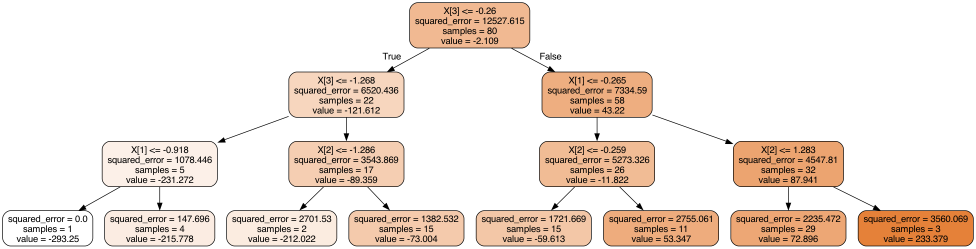
#> input picture decision-tree/regressor/tree_reg.png, 1952 x 497 px (shown at 1/2 size)
$ jupyter execute decision-tree.ipynb   (shell and % lines are left out)
#> lines starting #> are read from the running program, lines starting #| are printed output that depends on the picture
# Imports

[cell 1]
import numpy as np
import matplotlib.pyplot as plt
import cv2
from sklearn.datasets import make_regression
from sklearn.model_selection import train_test_split
from sklearn.tree import DecisionTreeRegressor , export_graphviz
from sklearn.metrics import mean_squared_error

from six import StringIO

[cell 2]
X, y = make_regression(n_features=4, random_state=0)

[cell 3]
X_train, X_test, y_train, y_test = train_test_split(X,y,train_size=0.8, random_state=0)

[cell 4]
# definition
model = DecisionTreeRegressor(random_state=0)

# training
model.fit( X_train, y_train )

# performance
y_pred = model.predict( X_test )

[cell 5]
mse = mean_squared_error( y_test, y_pred)
rmse = np.sqrt(mse)

[cell 6]
# Export

dor_data = StringIO

export_graphviz(
    model,
    out_file='tree_reg.dot',
    rounded=True,
    filled=True
    )

[cell 7]
img = cv2.imread('tree_reg.png')
#> img is the input picture: shape (497, 1952, 3); mean B, G, R 221.9, 229.9, 241
plt.figure( figsize= (20,20) )
plt.imshow(img)

[cell 8]
# definition
model = DecisionTreeRegressor(max_depth=2,random_state=0)

# training
model.fit( X_train, y_train )

# performance
y_pred = model.predict( X_test )

# metrics
mse = mean_squared_error( y_test, y_pred)
rmse = np.sqrt(mse)

print(f'RMSE {round(rmse,3)}, MSE:{round(mse,3)}')

# export
dor_data = StringIO

export_graphviz(
    model,
    out_file='tree_reg.dot',
    rounded=True,
    filled=True
    )


img = cv2.imread('tree_reg.png')
plt.figure( figsize= (20,20) )
plt.imshow(img)

[cell 9]
# definition
model = DecisionTreeRegressor(max_depth=3,random_state=0)

# training
model.fit( X_train, y_train )

# performance
y_pred = model.predict( X_test )

# metrics
mse = mean_squared_error( y_test, y_pred)
rmse = np.sqrt(mse)

print(f'RMSE {round(rmse,3)}, MSE:{round(mse,3)}')

# export
dor_data = StringIO

export_graphviz(
    model,
    out_file='tree_reg.dot',
    rounded=True,
    filled=True
    )


img = cv2.imread('tree_reg.png')
plt.figure( figsize= (20,20) )
plt.imshow(img)

[cell 10]
max_depth_values = np.arange(2,25,1)
rmse_list = []
for i in max_depth_values:
    # definition
    model = DecisionTreeRegressor(max_depth=i,random_state=0)

    # training
    model.fit( X_train, y_train )

    # performance
    y_pred = model.predict( X_test )

    # metrics
    mse = mean_squared_error( y_test, y_pred)
    rmse = np.sqrt(mse)
    rmse_list.append( rmse )

[cell 11]
plt.figure( figsize= (10,10) )
plt.plot(max_depth_values, rmse_list, marker='o')
plt.ylabel('rmse')
plt.xlabel('max_depths')
plt.ylim( [0,120] )
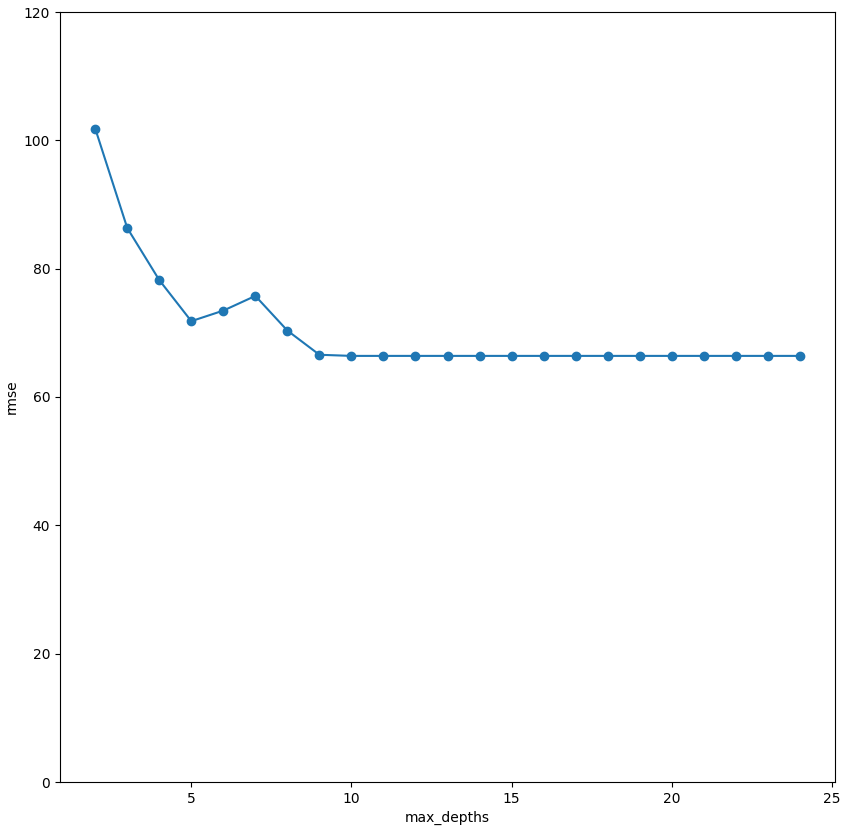
#> figure drawn by matplotlib, 1 panel; curve peaks at x = 2, y = 101.8

[cell 12]
X, y = make_regression(n_samples=20000,n_features=4, random_state=0)
# Train test Split
X, X_test, y, y_test = train_test_split(X,y,test_size=0.2, random_state=0)
# Train val Split
X_train, X_val, y_train, y_val = train_test_split(X,y,test_size=0.2, random_state=0)

max_depth_values2 = np.arange(2,30,1)
rmse2_list = []

for i in max_depth_values2:
    # definition
    model = DecisionTreeRegressor(max_depth=i,random_state=0)

    # training
    model.fit( X_train, y_train )

    # performance
    y_pred = model.predict( X_val )

    # metrics
    mse = mean_squared_error( y_val, y_pred)
    rmse = np.sqrt(mse)
    rmse2_list.append( rmse )

[cell 13]
plt.figure( figsize= (10,10) )
plt.plot(max_depth_values2, rmse2_list, marker='o')
plt.ylabel('rmse')
plt.xlabel('max_depths')
plt.ylim( [10,75] )
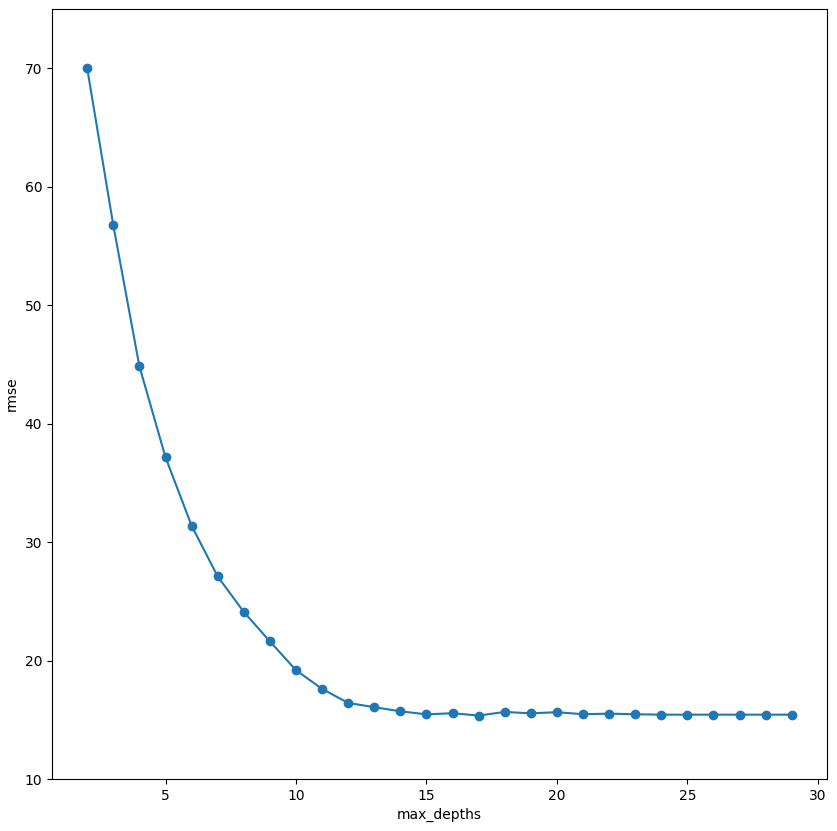
#> figure drawn by matplotlib, 1 panel; curve peaks at x = 2, y = 69.98

[cell 14]
min_samples_split_values = np.arange(2,30,1)
rmse2_list = []

for i in min_samples_split_values:
    # definition
    model = DecisionTreeRegressor(min_samples_split=i,random_state=0)

    # training
    model.fit( X_train, y_train )

    # performance
    y_pred = model.predict( X_val )

    # metrics
    mse = mean_squared_error( y_val, y_pred)
    rmse = np.sqrt(mse)
    rmse2_list.append( rmse )
plt.figure( figsize= (10,10) )
plt.plot(min_samples_split_values, rmse2_list, marker='o')
plt.ylabel('rmse')
plt.xlabel('min_samples_split')
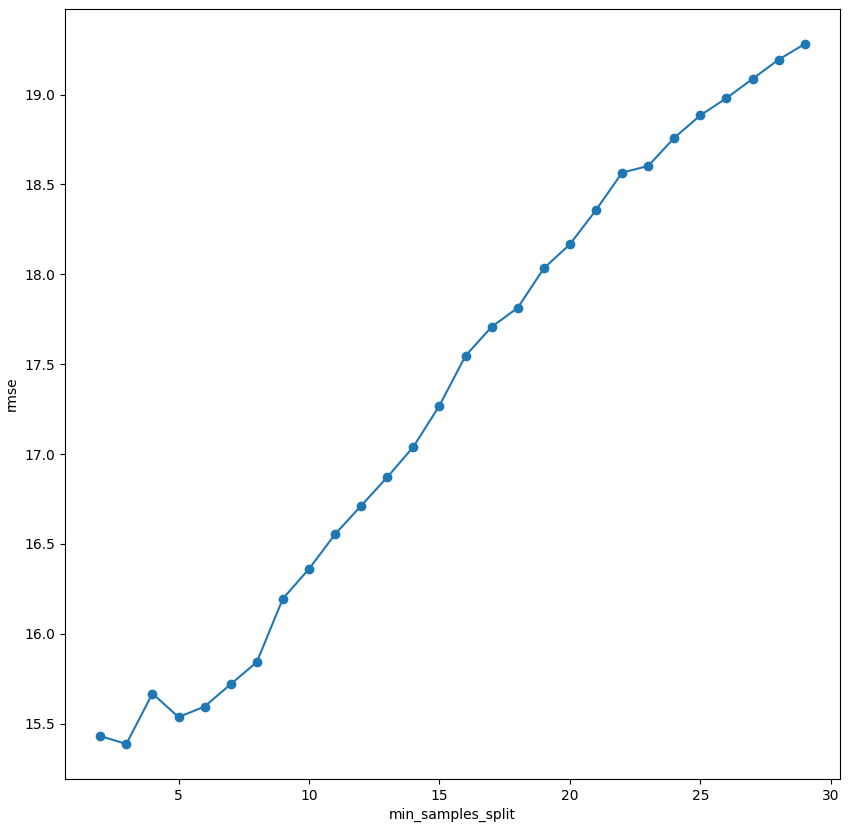
#> figure drawn by matplotlib, 1 panel; curve peaks at x = 29, y = 19.28

[cell 15]
min_impurity_decrease_values = np.arange(0.2,3.0,0.1)
rmse2_list = []

for i in min_impurity_decrease_values:
    # definition
    model = DecisionTreeRegressor(min_impurity_decrease=i,random_state=0)

    # training
    model.fit( X_train, y_train )

    # performance
    y_pred = model.predict( X_val )

    # metrics
    mse = mean_squared_error( y_val, y_pred)
    rmse = np.sqrt(mse)
    rmse2_list.append( rmse )
plt.figure( figsize= (10,10) )
plt.plot(min_impurity_decrease_values, rmse2_list, marker='o')
plt.ylabel('rmse')
plt.xlabel('min_impurity_decrease')
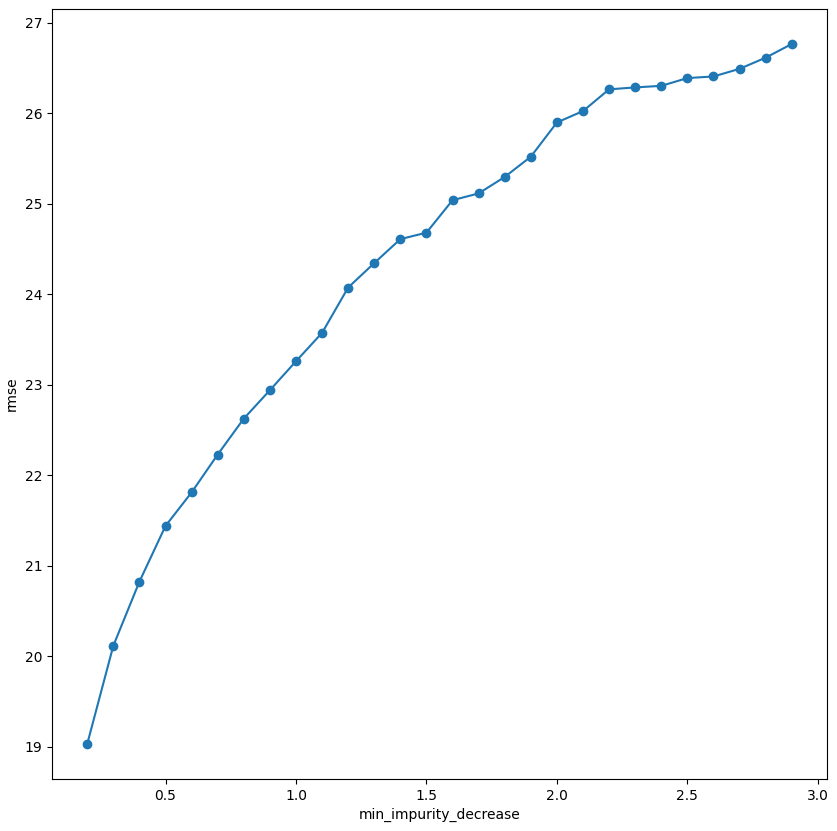
#> figure drawn by matplotlib, 1 panel; curve peaks at x = 2.9, y = 26.77
